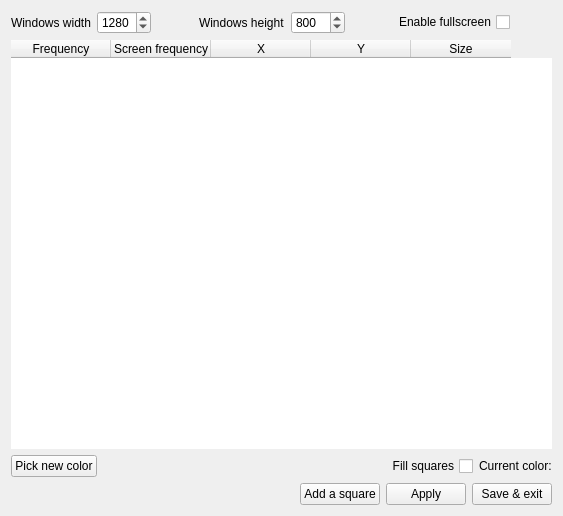
<ui version="4.0" >
 <class>configUtil</class>
 <widget class="QWidget" name="configUtil" >
  <property name="geometry" >
   <rect>
    <x>0</x>
    <y>0</y>
    <width>563</width>
    <height>516</height>
   </rect>
  </property>
  <property name="windowTitle" >
   <string>SSVEPInterface Config Utility</string>
  </property>
  <layout class="QVBoxLayout" >
   <item>
    <layout class="QHBoxLayout" >
     <item>
      <widget class="QLabel" name="label" >
       <property name="text" >
        <string>Windows width</string>
       </property>
      </widget>
     </item>
     <item>
      <widget class="QSpinBox" name="wWidth" >
       <property name="maximum" >
        <number>9999</number>
       </property>
       <property name="value" >
        <number>1280</number>
       </property>
      </widget>
     </item>
     <item>
      <spacer>
       <property name="orientation" >
        <enum>Qt::Horizontal</enum>
       </property>
       <property name="sizeHint" >
        <size>
         <width>40</width>
         <height>20</height>
        </size>
       </property>
      </spacer>
     </item>
     <item>
      <widget class="QLabel" name="label_2" >
       <property name="text" >
        <string>Windows height</string>
       </property>
      </widget>
     </item>
     <item>
      <widget class="QSpinBox" name="wHeight" >
       <property name="maximum" >
        <number>9999</number>
       </property>
       <property name="value" >
        <number>800</number>
       </property>
      </widget>
     </item>
     <item>
      <spacer>
       <property name="orientation" >
        <enum>Qt::Horizontal</enum>
       </property>
       <property name="sizeHint" >
        <size>
         <width>40</width>
         <height>20</height>
        </size>
       </property>
      </spacer>
     </item>
     <item>
      <widget class="QCheckBox" name="wFullscreen" >
       <property name="layoutDirection" >
        <enum>Qt::RightToLeft</enum>
       </property>
       <property name="text" >
        <string>Enable fullscreen</string>
       </property>
      </widget>
     </item>
     <item>
      <spacer>
       <property name="orientation" >
        <enum>Qt::Horizontal</enum>
       </property>
       <property name="sizeHint" >
        <size>
         <width>40</width>
         <height>20</height>
        </size>
       </property>
      </spacer>
     </item>
    </layout>
   </item>
   <item>
    <layout class="QHBoxLayout" >
     <item>
      <widget class="QTableWidget" name="squaresTable" >
       <property name="sizePolicy" >
        <sizepolicy vsizetype="Expanding" hsizetype="MinimumExpanding" >
         <horstretch>0</horstretch>
         <verstretch>0</verstretch>
        </sizepolicy>
       </property>
       <property name="autoFillBackground" >
        <bool>false</bool>
       </property>
       <property name="styleSheet" >
        <string>background-color: none;</string>
       </property>
       <property name="frameShape" >
        <enum>QFrame::NoFrame</enum>
       </property>
       <property name="frameShadow" >
        <enum>QFrame::Raised</enum>
       </property>
       <property name="lineWidth" >
        <number>1</number>
       </property>
       <property name="verticalScrollBarPolicy" >
        <enum>Qt::ScrollBarAsNeeded</enum>
       </property>
       <property name="alternatingRowColors" >
        <bool>false</bool>
       </property>
       <property name="showGrid" >
        <bool>true</bool>
       </property>
       <property name="gridStyle" >
        <enum>Qt::SolidLine</enum>
       </property>
       <property name="rowCount" >
        <number>0</number>
       </property>
       <column>
        <property name="text" >
         <string>Frequency</string>
        </property>
       </column>
       <column>
        <property name="text" >
         <string>Screen frequency</string>
        </property>
       </column>
       <column>
        <property name="text" >
         <string>X</string>
        </property>
       </column>
       <column>
        <property name="text" >
         <string>Y</string>
        </property>
       </column>
       <column>
        <property name="text" >
         <string>Size</string>
        </property>
       </column>
      </widget>
     </item>
    </layout>
   </item>
   <item>
    <layout class="QHBoxLayout" >
     <item>
      <widget class="QPushButton" name="editColorButton" >
       <property name="text" >
        <string>Pick new color</string>
       </property>
      </widget>
     </item>
     <item>
      <spacer>
       <property name="orientation" >
        <enum>Qt::Horizontal</enum>
       </property>
       <property name="sizeHint" >
        <size>
         <width>40</width>
         <height>20</height>
        </size>
       </property>
      </spacer>
     </item>
     <item>
      <widget class="QCheckBox" name="fillSquaresChecker" >
       <property name="layoutDirection" >
        <enum>Qt::RightToLeft</enum>
       </property>
       <property name="text" >
        <string>Fill squares</string>
       </property>
      </widget>
     </item>
     <item>
      <widget class="QLabel" name="currColorLabel" >
       <property name="text" >
        <string>Current color:</string>
       </property>
      </widget>
     </item>
    </layout>
   </item>
   <item>
    <layout class="QHBoxLayout" >
     <item>
      <spacer>
       <property name="orientation" >
        <enum>Qt::Horizontal</enum>
       </property>
       <property name="sizeHint" >
        <size>
         <width>40</width>
         <height>20</height>
        </size>
       </property>
      </spacer>
     </item>
     <item>
      <widget class="QPushButton" name="addButton" >
       <property name="text" >
        <string>Add a square</string>
       </property>
      </widget>
     </item>
     <item>
      <widget class="QPushButton" name="applyButton" >
       <property name="text" >
        <string>Apply</string>
       </property>
      </widget>
     </item>
     <item>
      <widget class="QPushButton" name="exitButton" >
       <property name="text" >
        <string>Save &amp;&amp; exit</string>
       </property>
      </widget>
     </item>
    </layout>
   </item>
  </layout>
 </widget>
 <resources/>
 <connections/>
</ui>
